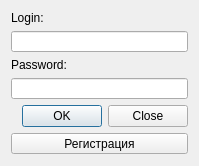
<?xml version="1.0" encoding="UTF-8"?>
<ui version="4.0">
 <class>AuthWindow</class>
 <widget class="QDialog" name="AuthWindow">
  <property name="geometry">
   <rect>
    <x>0</x>
    <y>0</y>
    <width>199</width>
    <height>166</height>
   </rect>
  </property>
  <property name="sizePolicy">
   <sizepolicy hsizetype="Fixed" vsizetype="Fixed">
    <horstretch>0</horstretch>
    <verstretch>0</verstretch>
   </sizepolicy>
  </property>
  <property name="minimumSize">
   <size>
    <width>199</width>
    <height>166</height>
   </size>
  </property>
  <property name="maximumSize">
   <size>
    <width>199</width>
    <height>166</height>
   </size>
  </property>
  <property name="windowTitle">
   <string>Dialog</string>
  </property>
  <layout class="QVBoxLayout" name="verticalLayout">
   <item>
    <widget class="QLabel" name="label">
     <property name="text">
      <string>Login:</string>
     </property>
    </widget>
   </item>
   <item>
    <widget class="QLineEdit" name="loginField"/>
   </item>
   <item>
    <widget class="QLabel" name="label_2">
     <property name="text">
      <string>Password:</string>
     </property>
    </widget>
   </item>
   <item>
    <widget class="QLineEdit" name="passwordField">
     <property name="echoMode">
      <enum>QLineEdit::Password</enum>
     </property>
    </widget>
   </item>
   <item>
    <widget class="QDialogButtonBox" name="buttons">
     <property name="orientation">
      <enum>Qt::Horizontal</enum>
     </property>
     <property name="standardButtons">
      <set>QDialogButtonBox::Close|QDialogButtonBox::Ok</set>
     </property>
    </widget>
   </item>
   <item>
    <widget class="QPushButton" name="registerButton">
     <property name="text">
      <string>Регистрация</string>
     </property>
    </widget>
   </item>
  </layout>
 </widget>
 <resources/>
 <connections>
  <connection>
   <sender>buttons</sender>
   <signal>accepted()</signal>
   <receiver>AuthWindow</receiver>
   <slot>accept()</slot>
   <hints>
    <hint type="sourcelabel">
     <x>248</x>
     <y>254</y>
    </hint>
    <hint type="destinationlabel">
     <x>157</x>
     <y>274</y>
    </hint>
   </hints>
  </connection>
  <connection>
   <sender>buttons</sender>
   <signal>rejected()</signal>
   <receiver>AuthWindow</receiver>
   <slot>reject()</slot>
   <hints>
    <hint type="sourcelabel">
     <x>316</x>
     <y>260</y>
    </hint>
    <hint type="destinationlabel">
     <x>286</x>
     <y>274</y>
    </hint>
   </hints>
  </connection>
  <connection>
   <sender>registerButton</sender>
   <signal>clicked()</signal>
   <receiver>AuthWindow</receiver>
   <slot>registry()</slot>
   <hints>
    <hint type="sourcelabel">
     <x>99</x>
     <y>145</y>
    </hint>
    <hint type="destinationlabel">
     <x>99</x>
     <y>82</y>
    </hint>
   </hints>
  </connection>
 </connections>
 <slots>
  <slot>registry()</slot>
 </slots>
</ui>
